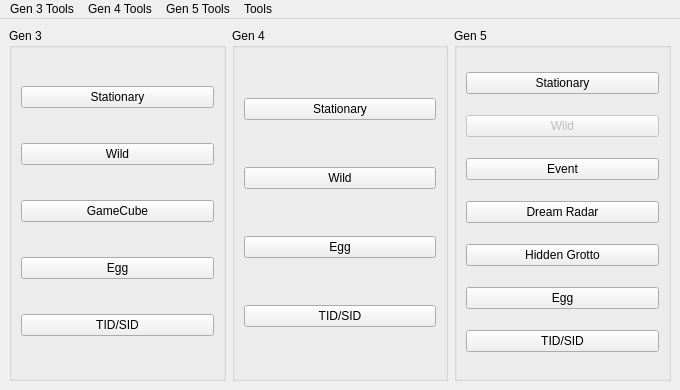
<?xml version="1.0" encoding="UTF-8"?>
<ui version="4.0">
 <class>MainWindow</class>
 <widget class="QMainWindow" name="MainWindow">
  <property name="geometry">
   <rect>
    <x>0</x>
    <y>0</y>
    <width>680</width>
    <height>390</height>
   </rect>
  </property>
  <property name="minimumSize">
   <size>
    <width>460</width>
    <height>390</height>
   </size>
  </property>
  <property name="windowIcon">
   <iconset>
    <normaloff>../pokefinder.ico</normaloff>../pokefinder.ico</iconset>
  </property>
  <widget class="QWidget" name="centralwidget">
   <layout class="QGridLayout" name="gridLayout">
    <item row="0" column="0">
     <widget class="QGroupBox" name="groupBoxGen3">
      <property name="title">
       <string>Gen 3</string>
      </property>
      <layout class="QGridLayout" name="gridLayout_2">
       <item row="0" column="0">
        <widget class="QPushButton" name="pushButtonStationary3">
         <property name="text">
          <string>Stationary</string>
         </property>
        </widget>
       </item>
       <item row="1" column="0">
        <widget class="QPushButton" name="pushButtonWild3">
         <property name="text">
          <string>Wild</string>
         </property>
        </widget>
       </item>
       <item row="2" column="0">
        <widget class="QPushButton" name="pushButtonGameCube">
         <property name="text">
          <string>GameCube</string>
         </property>
        </widget>
       </item>
       <item row="3" column="0">
        <widget class="QPushButton" name="pushButtonEgg3">
         <property name="text">
          <string>Egg</string>
         </property>
        </widget>
       </item>
       <item row="4" column="0">
        <widget class="QPushButton" name="pushButtonIDs3">
         <property name="text">
          <string>TID/SID</string>
         </property>
        </widget>
       </item>
      </layout>
     </widget>
    </item>
    <item row="0" column="1">
     <widget class="QGroupBox" name="groupBoxGen4">
      <property name="title">
       <string>Gen 4</string>
      </property>
      <layout class="QGridLayout" name="gridLayout_3">
       <item row="0" column="0">
        <widget class="QPushButton" name="pushButtonStationary4">
         <property name="text">
          <string>Stationary</string>
         </property>
        </widget>
       </item>
       <item row="1" column="0">
        <widget class="QPushButton" name="pushButtonWild4">
         <property name="text">
          <string>Wild</string>
         </property>
        </widget>
       </item>
       <item row="2" column="0">
        <widget class="QPushButton" name="pushButtonEgg4">
         <property name="text">
          <string>Egg</string>
         </property>
        </widget>
       </item>
       <item row="3" column="0">
        <widget class="QPushButton" name="pushButtonIDs4">
         <property name="text">
          <string>TID/SID</string>
         </property>
        </widget>
       </item>
      </layout>
     </widget>
    </item>
    <item row="0" column="2">
     <widget class="QGroupBox" name="groupBoxGen5">
      <property name="title">
       <string>Gen 5</string>
      </property>
      <layout class="QGridLayout" name="gridLayout_4">
       <item row="0" column="0">
        <widget class="QPushButton" name="pushButtonStationary5">
         <property name="enabled">
          <bool>true</bool>
         </property>
         <property name="text">
          <string>Stationary</string>
         </property>
        </widget>
       </item>
       <item row="1" column="0">
        <widget class="QPushButton" name="pushButtonWild5">
         <property name="enabled">
          <bool>false</bool>
         </property>
         <property name="text">
          <string>Wild</string>
         </property>
        </widget>
       </item>
       <item row="2" column="0">
        <widget class="QPushButton" name="pushButtonEvent5">
         <property name="text">
          <string>Event</string>
         </property>
        </widget>
       </item>
       <item row="3" column="0">
        <widget class="QPushButton" name="pushButtonDreamRadar">
         <property name="text">
          <string>Dream Radar</string>
         </property>
        </widget>
       </item>
       <item row="4" column="0">
        <widget class="QPushButton" name="pushButtonHiddenGrotto">
         <property name="text">
          <string>Hidden Grotto</string>
         </property>
        </widget>
       </item>
       <item row="5" column="0">
        <widget class="QPushButton" name="pushButtonEgg5">
         <property name="text">
          <string>Egg</string>
         </property>
        </widget>
       </item>
       <item row="6" column="0">
        <widget class="QPushButton" name="pushButtonIDs5">
         <property name="text">
          <string>TID/SID</string>
         </property>
        </widget>
       </item>
      </layout>
     </widget>
    </item>
   </layout>
  </widget>
  <widget class="QMenuBar" name="menubar">
   <property name="geometry">
    <rect>
     <x>0</x>
     <y>0</y>
     <width>680</width>
     <height>20</height>
    </rect>
   </property>
   <widget class="QMenu" name="menuTools">
    <property name="title">
     <string>Tools</string>
    </property>
    <addaction name="actionAbout"/>
    <addaction name="actionEncounterLookup"/>
    <addaction name="actionIVCalculator"/>
    <addaction name="actionResearcher"/>
    <addaction name="actionSettings"/>
   </widget>
   <widget class="QMenu" name="menuGen3Tools">
    <property name="title">
     <string>Gen 3 Tools</string>
    </property>
    <widget class="QMenu" name="menuGameCube">
     <property name="title">
      <string>GameCube</string>
     </property>
     <addaction name="actionGameCubeRTC"/>
     <addaction name="actionGameCubeSeedFinder"/>
     <addaction name="actionJirachiPattern"/>
     <addaction name="actionPokeSpot"/>
    </widget>
    <addaction name="menuGameCube"/>
    <addaction name="actionIVtoPID3"/>
    <addaction name="actionPIDtoIV"/>
    <addaction name="actionProfileManager3"/>
    <addaction name="actionSeedtoTime3"/>
    <addaction name="actionSpindaPainter"/>
   </widget>
   <widget class="QMenu" name="menuGen4Tools">
    <property name="title">
     <string>Gen 4 Tools</string>
    </property>
    <addaction name="actionIVtoPID4"/>
    <addaction name="actionProfileManager4"/>
    <addaction name="actionSeedtoTime4"/>
    <addaction name="actionSIDfromChainedShiny"/>
   </widget>
   <widget class="QMenu" name="menuGen5Tools">
    <property name="title">
     <string>Gen 5 Tools</string>
    </property>
    <addaction name="actionProfileCalibrator"/>
    <addaction name="actionProfileManager5"/>
    <addaction name="actionEntraLinkSeedSearcher"/>
   </widget>
   <addaction name="menuGen3Tools"/>
   <addaction name="menuGen4Tools"/>
   <addaction name="menuGen5Tools"/>
   <addaction name="menuTools"/>
  </widget>
  <action name="actionResearcher">
   <property name="text">
    <string>Researcher</string>
   </property>
  </action>
  <action name="actionSeedtoTime3">
   <property name="text">
    <string>Seed to Time</string>
   </property>
  </action>
  <action name="actionJirachiPattern">
   <property name="text">
    <string>Jirachi Pattern</string>
   </property>
  </action>
  <action name="actionPokeSpot">
   <property name="text">
    <string>PokeSpot</string>
   </property>
  </action>
  <action name="actionIVtoPID3">
   <property name="text">
    <string>IV to PID</string>
   </property>
  </action>
  <action name="actionGameCubeRTC">
   <property name="text">
    <string>GameCube RTC</string>
   </property>
  </action>
  <action name="actionPIDtoIV">
   <property name="text">
    <string>PID to IV</string>
   </property>
  </action>
  <action name="actionSeedtoTime4">
   <property name="text">
    <string>Seed to Time</string>
   </property>
  </action>
  <action name="actionIVtoPID4">
   <property name="text">
    <string>IV to PID</string>
   </property>
  </action>
  <action name="actionSIDfromChainedShiny">
   <property name="text">
    <string>SID from Chained Shiny</string>
   </property>
  </action>
  <action name="actionIVCalculator">
   <property name="text">
    <string>IV Calculator</string>
   </property>
  </action>
  <action name="actionSpindaPainter">
   <property name="text">
    <string>Spinda Painter</string>
   </property>
  </action>
  <action name="actionEncounterLookup">
   <property name="text">
    <string>Encounter Lookup</string>
   </property>
  </action>
  <action name="actionGameCubeSeedFinder">
   <property name="text">
    <string>GameCube Seed Finder</string>
   </property>
  </action>
  <action name="actionProfileCalibrator">
   <property name="text">
    <string>Profile Calibrator</string>
   </property>
  </action>
  <action name="actionProfileManager3">
   <property name="text">
    <string>Profile Manager</string>
   </property>
  </action>
  <action name="actionProfileManager4">
   <property name="text">
    <string>Profile Manager</string>
   </property>
  </action>
  <action name="actionProfileManager5">
   <property name="text">
    <string>Profile Manager</string>
   </property>
  </action>
  <action name="actionSettings">
   <property name="text">
    <string>Settings</string>
   </property>
  </action>
  <action name="actionAbout">
   <property name="text">
    <string>About</string>
   </property>
  </action>
  <action name="actionEntraLinkSeedSearcher">
   <property name="text">
    <string>EntraLink Seed Searcher</string>
   </property>
  </action>
 </widget>
 <tabstops>
  <tabstop>pushButtonStationary3</tabstop>
  <tabstop>pushButtonWild3</tabstop>
  <tabstop>pushButtonGameCube</tabstop>
  <tabstop>pushButtonEgg3</tabstop>
  <tabstop>pushButtonIDs3</tabstop>
  <tabstop>pushButtonStationary4</tabstop>
  <tabstop>pushButtonWild4</tabstop>
  <tabstop>pushButtonEgg4</tabstop>
  <tabstop>pushButtonIDs4</tabstop>
  <tabstop>pushButtonStationary5</tabstop>
  <tabstop>pushButtonWild5</tabstop>
  <tabstop>pushButtonEvent5</tabstop>
  <tabstop>pushButtonDreamRadar</tabstop>
  <tabstop>pushButtonEgg5</tabstop>
  <tabstop>pushButtonIDs5</tabstop>
 </tabstops>
 <resources/>
 <connections/>
</ui>
